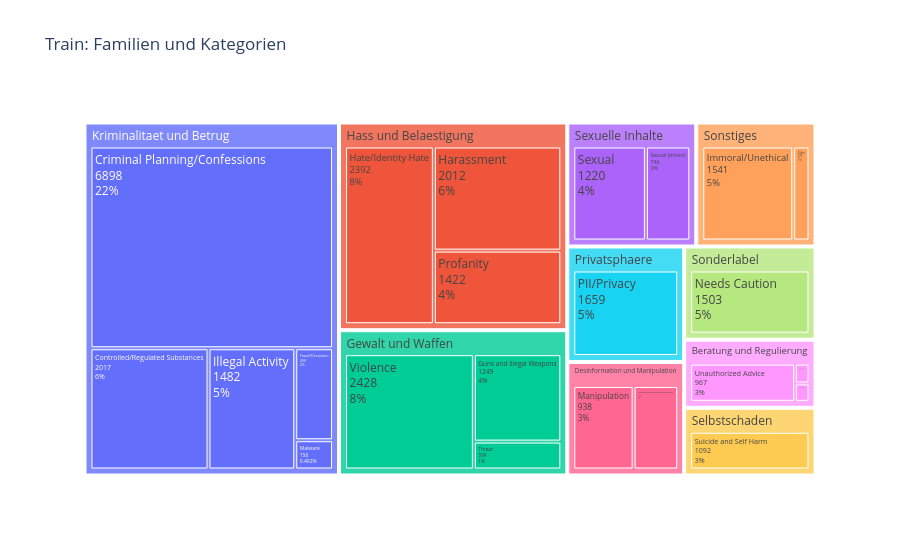

Notebook code for this chart:
### Markdown cell above
**Treemap:** Nennungen pro Familie und Kategorie im Train-Split als verschachtelte Kacheln: außen die Familie, innen die Kategorien. Die Fläche entspricht der Häufigkeit, angezeigt werden Name, Anzahl und Anteil am Gesamten.

### Code cell
import plotly.express as px

tm = (train_long.dropna(subset=["familie"])
      .groupby(["familie", "kategorie"]).size()
      .reset_index(name="n"))

fig = px.treemap(tm, path=["familie", "kategorie"], values="n",
                 title="Train: Familien und Kategorien")
fig.update_traces(textinfo="label+value+percent root")
fig.show()

### Figure 1 — Plotly figure (JSON) as saved in the notebook; plotly's stock layout.template omitted (floating-point values rounded to 4 significant figures)
{"data": [{"branchvalues": "total", "domain": {"x": [0, 1], "y": [0, 1]}, "hovertemplate": "labels=%{label}<br>n=%{value}<br>parent=%{parent}<br>id=%{id}<extra></extra>", "ids": ["Beratung und Regulierung/Copyright/Trademark/Plagiarism", "Beratung und Regulierung/High Risk Gov Decision Making", "Beratung und Regulierung/Unauthorized Advice", "Desinformation und Manipulation/Manipulation", "Desinformation und Manipulation/Political/Misinformation/Conspiracy", "Gewalt und Waffen/Guns and Illegal Weapons", "Gewalt und Waffen/Threat", "Gewalt und Waffen/Violence", "Hass und Belaestigung/Harassment", "Hass und Belaestigung/Hate/Identity Hate", "Hass und Belaestigung/Profanity", "Kriminalitaet und Betrug/Controlled/Regulated Substances", "Kriminalitaet und Betrug/Criminal Planning/Confessions", "Kriminalitaet und Betrug/Fraud/Deception", "Kriminalitaet und Betrug/Illegal Activity", "Kriminalitaet und Betrug/Malware", "Privatsphaere/PII/Privacy", "Selbstschaden/Suicide and Self Harm", "Sexuelle Inhalte/Sexual", "Sexuelle Inhalte/Sexual (minor)", "Sonderlabel/Needs Caution", "Sonstiges/Immoral/Unethical", "Sonstiges/Other", "Beratung und Regulierung", "Desinformation und Manipulation", "Gewalt und Waffen", "Hass und Belaestigung", "Kriminalitaet und Betrug", "Privatsphaere", "Selbstschaden", "Sexuelle Inhalte", "Sonderlabel", "Sonstiges"], "labels": ["Copyright/Trademark/Plagiarism", "High Risk Gov Decision Making", "Unauthorized Advice", "Manipulation", "Political/Misinformation/Conspiracy", "Guns and Illegal Weapons", "Threat", "Violence", "Harassment", "Hate/Identity Hate", "Profanity", "Controlled/Regulated Substances", "Criminal Planning/Confessions", "Fraud/Deception", "Illegal Activity", "Malware", "PII/Privacy", "Suicide and Self Harm", "Sexual", "Sexual (minor)", "Needs Caution", "Immoral/Unethical", "Other", "Beratung und Regulierung", "Desinformation und Manipulation", "Gewalt und Waffen", "Hass und Belaestigung", "Kriminalitaet und Betrug", "Privatsphaere", "Selbstschaden", "Sexuelle Inhalte", "Sonderlabel", "Sonstiges"], "name": "", "parents": ["Beratung und Regulierung", "Beratung und Regulierung", "Beratung und Regulierung", "Desinformation und Manipulation", "Desinformation und Manipulation", "Gewalt und Waffen", "Gewalt und Waffen", "Gewalt und Waffen", "Hass und Belaestigung", "Hass und Belaestigung", "Hass und Belaestigung", "Kriminalitaet und Betrug", "Kriminalitaet und Betrug", "Kriminalitaet und Betrug", "Kriminalitaet und Betrug", "Kriminalitaet und Betrug", "Privatsphaere", "Selbstschaden", "Sexuelle Inhalte", "Sexuelle Inhalte", "Sonderlabel", "Sonstiges", "Sonstiges", "", "", "", "", "", "", "", "", "", ""], "textinfo": "label+value+percent root", "type": "treemap", "values": [64.0, 69.0, 967.0, 938.0, 693.0, 1249.0, 399.0, 2428.0, 2012.0, 2392.0, 1422.0, 2017.0, 6898.0, 490.0, 1482.0, 156.0, 1659.0, 1092.0, 1220.0, 746.0, 1503.0, 1541.0, 276.0, 1100.0, 1631.0, 4076.0, 5826.0, 11040.0, 1659.0, 1092.0, 1966.0, 1503.0, 1817.0]}], "layout": {"legend": {"tracegroupgap": 0}, "title": {"text": "Train: Familien und Kategorien"}}}
